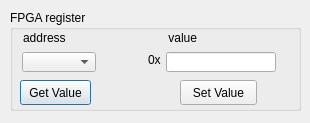
<?xml version="1.0" encoding="UTF-8"?>
<ui version="4.0">
 <class>RegisterEdit</class>
 <widget class="QDialog" name="RegisterEdit">
  <property name="geometry">
   <rect>
    <x>0</x>
    <y>0</y>
    <width>310</width>
    <height>123</height>
   </rect>
  </property>
  <property name="minimumSize">
   <size>
    <width>288</width>
    <height>74</height>
   </size>
  </property>
  <property name="maximumSize">
   <size>
    <width>310</width>
    <height>310</height>
   </size>
  </property>
  <property name="windowTitle">
   <string>Dialog</string>
  </property>
  <widget class="QLabel" name="label_5">
   <property name="geometry">
    <rect>
     <x>23</x>
     <y>30</y>
     <width>51</width>
     <height>16</height>
    </rect>
   </property>
   <property name="text">
    <string>address</string>
   </property>
  </widget>
  <widget class="QLabel" name="label_6">
   <property name="geometry">
    <rect>
     <x>165</x>
     <y>30</y>
     <width>51</width>
     <height>16</height>
    </rect>
   </property>
   <property name="text">
    <string> value</string>
   </property>
  </widget>
  <widget class="QGroupBox" name="groupBox_3">
   <property name="geometry">
    <rect>
     <x>10</x>
     <y>10</y>
     <width>291</width>
     <height>101</height>
    </rect>
   </property>
   <property name="title">
    <string>FPGA register</string>
   </property>
  </widget>
  <widget class="QPushButton" name="getButton">
   <property name="geometry">
    <rect>
     <x>20</x>
     <y>80</y>
     <width>71</width>
     <height>25</height>
    </rect>
   </property>
   <property name="text">
    <string>Get Value</string>
   </property>
  </widget>
  <widget class="QPushButton" name="setButton">
   <property name="geometry">
    <rect>
     <x>180</x>
     <y>80</y>
     <width>77</width>
     <height>25</height>
    </rect>
   </property>
   <property name="text">
    <string>Set Value</string>
   </property>
  </widget>
  <widget class="QComboBox" name="addr">
   <property name="geometry">
    <rect>
     <x>22</x>
     <y>52</y>
     <width>74</width>
     <height>20</height>
    </rect>
   </property>
   <property name="minimumSize">
    <size>
     <width>0</width>
     <height>0</height>
    </size>
   </property>
  </widget>
  <widget class="QLabel" name="label">
   <property name="geometry">
    <rect>
     <x>148</x>
     <y>52</y>
     <width>16</width>
     <height>16</height>
    </rect>
   </property>
   <property name="text">
    <string>0x</string>
   </property>
  </widget>
  <widget class="QLineEdit" name="val">
   <property name="geometry">
    <rect>
     <x>166</x>
     <y>52</y>
     <width>110</width>
     <height>20</height>
    </rect>
   </property>
  </widget>
 </widget>
 <resources/>
 <connections/>
</ui>
